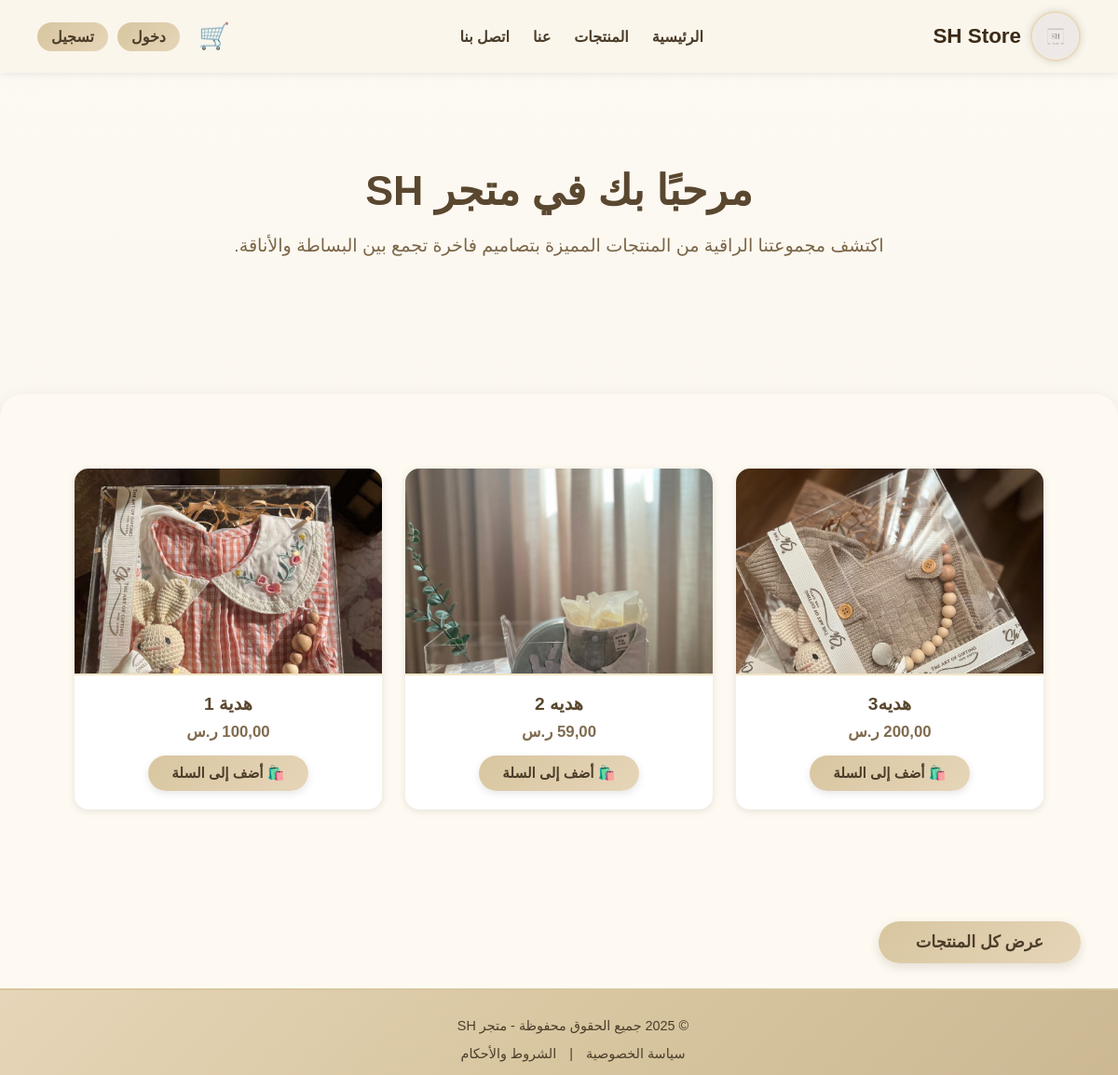
Page /store/ on the earlier database version.
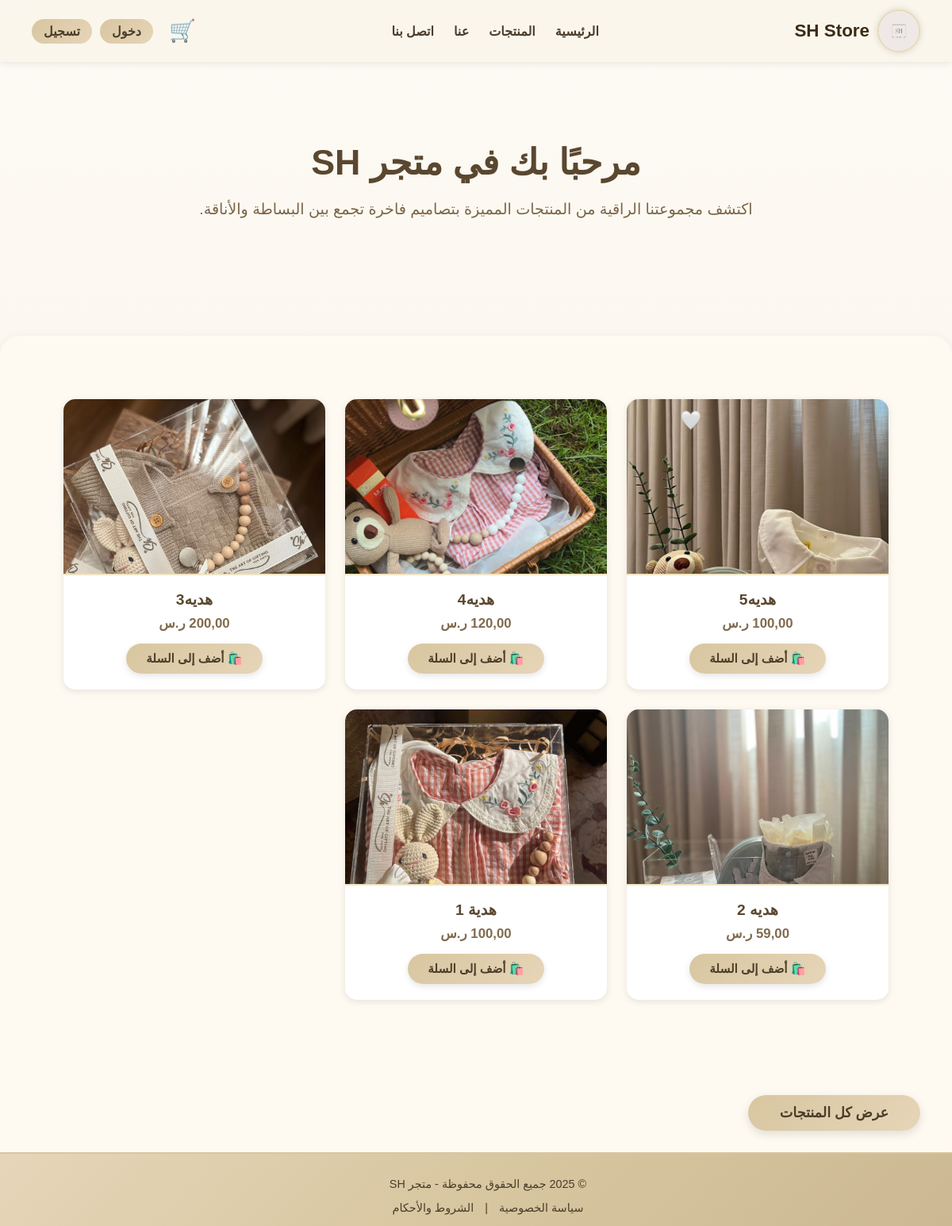
Same page on the later database version.
### store/models.py (models this page shows, shortened)
class Product(models.Model):
    category = models.ForeignKey(
        Category,
        on_delete=models.SET_NULL,
        null=True,
        related_name='products',
        verbose_name=_("التصنيف")
    )
    name = models.CharField(max_length=150, verbose_name=_("اسم المنتج"))
    description = models.TextField(blank=True, null=True, verbose_name=_("الوصف"))
    price = models.DecimalField(max_digits=10, decimal_places=2, verbose_name=_("السعر"))
    stock = models.PositiveIntegerField(default=0, verbose_name=_("الكمية المتوفرة"))
    image = models.ImageField(upload_to='products/', blank=True, null=True, verbose_name=_("صورة المنتج"))
    created_at = models.DateTimeField(auto_now_add=True, verbose_name=_("تاريخ الإضافة"))
    class Meta:
        verbose_name = _("منتج")
        verbose_name_plural = _("المنتجات")
        ordering = ['-created_at']

### store/views.py (the view)
# urls.py: path('', views.product_list, name='product_list'),
def product_list(request):
    categories = Category.objects.all().order_by('name')
    products = Product.objects.all().order_by('-created_at')
    if not products.exists():
        messages.info(request, "لا توجد منتجات حالياً في المتجر 🛒")
    context = {
        "products": products,
        "categories": categories,
        "selected_category": None,
    }
    return render(request, "store-templates/product_list.html", context)

### templates/store-templates/product_list.html (shortened to what this page needs)
<!DOCTYPE html>
<html lang="ar" dir="rtl">
<head>
</head>
<body>
    {% include 'header.html' %}
    <main>
        <h1>مرحبًا بك في متجر SH</h1>
        <p>
            اكتشف مجموعتنا الراقية من المنتجات المميزة بتصاميم فاخرة تجمع بين البساطة والأناقة.
        </p>
    </main>
    <section class="products-section">
        {% include 'store-templates/_products.html' with products=products categories=categories selected_category=selected_category %}
        <a href="{% url 'store:product_list' %}" class="view-all">عرض كل المنتجات</a>
    </section>
    {% include 'footer.html' %}
</body>
</html>

### templates/header.html (shortened to what this page needs)
<!DOCTYPE html>
<html lang="ar" dir="rtl">
<head>
    {% load static %}
</head>
<body>
    <header id="main-header">
        <a href="{% url 'core:home' %}" class="logo">
            <img src="{% static 'images/1600w-_269k5J7vi8.jpg' %}" alt="شعار المتجر">
            <span>SH Store</span>
        </a>
        <nav>
            <a href="{% url 'core:home' %}">الرئيسية</a>
            <a href="{% url 'store:product_list' %}">المنتجات</a>
            <a href="{% url 'core:about' %}">عنا</a>
            <a href="{% url 'core:contact' %}">اتصل بنا</a>
        </nav>
        <div class="right-side">
            <a href="{% url 'store:cart_detail' %}" class="cart-icon" title="عرض السلة">
                🛒
            </a>
            <div class="user-info">
                {% if request.user.is_authenticated %}
                    <span>مرحبًا {{ request.user.username }} 👋</span>
                    <a href="{% url 'accounts:logout' %}" class="logout-btn">خروج</a>
                {% else %}
                    <a href="{% url 'accounts:login' %}" class="logout-btn">دخول</a>
                    <a href="{% url 'accounts:register' %}" class="logout-btn">تسجيل</a>
                {% endif %}
            </div>
        </div>
    </header>
</body>
</html>

### templates/store-templates/_products.html (shortened to what this page needs)
<div class="products">
    {% for product in products %}
        <div class="product-card">
            {% if product.image %}
                <img src="{{ product.image.url }}" alt="{{ product.name }}">
            {% else %}
                <img src="/static/images/default-product.jpg" alt="منتج">
            {% endif %}
            <h3>{{ product.name }}</h3>
            <p>{{ product.price }} ر.س</p>
            <form action="{% url 'store:add_to_cart' product.id %}" method="post">
                <button type="submit" class="add-cart-btn">🛍️ أضف إلى السلة</button>
            </form>
        </div>
    {% empty %}
        <p class="no-products">لا توجد منتجات حالياً.</p>
    {% endfor %}
</div>

### templates/footer.html (shortened to what this page needs)
<!DOCTYPE html>
<html lang="ar" dir="rtl">
<head>
</head>
<body>
    <footer>
        <p>© 2025 جميع الحقوق محفوظة - متجر SH</p>
        <div>
            <a href="#">سياسة الخصوصية</a> |
            <a href="#">الشروط والأحكام</a>
        </div>
    </footer>
</body>
</html>

### templates/store-templates/product_list.html (style rules this page uses)
body { margin: 0; background: linear-gradient(180deg, #fdfaf4 0%, #f8f3e7 100%); font-family: 'Cairo', sans-serif; color: #3f2f1b; overflow-x: hidden; transition: background 0.3s ease; }
body::before { content: ""; position: fixed; width: 220px; height: 220px; background: radial-gradient(circle, rgba(255, 255, 255, 0.35), transparent 70%); top: var(--y, 0); left: var(--x, 0); transform: translate(-50%, -50%); pointer-events: none; z-index: 0; transition: opacity 0.3s ease; }
main { padding: 70px 40px 50px; text-align: center; position: relative; z-index: 2; }
main h1 { font-size: 2.8em; color: #5a472f; margin-bottom: 15px; }
main p { font-size: 1.2em; line-height: 1.9; color: #7a6547; max-width: 700px; margin: 0 auto 40px; }
section.products-section { margin: 50px auto; max-width: 1200px; background: #fffaf1; padding: 50px 40px; border-radius: 25px; box-shadow: 0 4px 15px rgba(0, 0, 0, 0.07); position: relative; z-index: 2; }
.products { display: grid; grid-template-columns: repeat(auto-fill, minmax(260px, 1fr)); gap: 25px; }
.product-card { background: #ffffff; border-radius: 18px; overflow: hidden; box-shadow: 0 2px 10px rgba(0, 0, 0, 0.08); transition: transform 0.3s ease, box-shadow 0.3s ease; position: relative; }
.product-card img { width: 100%; height: 220px; object-fit: cover; border-bottom: 2px solid #e8d6b5; }
.product-card h3 { margin: 15px 0 8px; font-size: 1.2em; color: #4b3d2a; }
.product-card p { color: #7b684d; margin-bottom: 15px; font-size: 0.95em; }
.view-all { display: inline-block; margin-top: 40px; padding: 12px 40px; background: linear-gradient(135deg, #d8c6a0, #e6d5b8); border-radius: 30px; color: #4b3d2a; text-decoration: none; font-weight: bold; font-size: 1.1em; transition: all 0.4s ease; box-shadow: 0 4px 12px rgba(0, 0, 0, 0.12); }

### templates/header.html (style rules this page uses)
header { background: rgba(250, 245, 235, 0.9); backdrop-filter: blur(8px); color: #4b3d2a; padding: 12px 40px; display: flex; justify-content: space-between; align-items: center; position: sticky; top: 0; z-index: 1000; transition: all 0.3s ease; box-shadow: 0 2px 8px rgba(0, 0, 0, 0.08); font-family: 'Cairo', sans-serif; }
.logo { display: flex; align-items: center; gap: 10px; text-decoration: none; color: #3b2b16; font-weight: bold; font-size: 1.4em; transition: transform 0.25s ease; }
.logo img { width: 50px; height: 50px; border-radius: 50%; object-fit: cover; border: 2px solid #e8d8b6; box-shadow: 0 0 8px rgba(0, 0, 0, 0.15); transition: transform 0.25s ease, box-shadow 0.25s ease; }
nav { display: flex; gap: 25px; }
nav a { color: #4b3d2a; text-decoration: none; font-weight: 600; font-size: 1em; transition: color 0.3s, transform 0.2s; position: relative; }
nav a::after { content: ""; position: absolute; bottom: -4px; right: 0; width: 0%; height: 2px; background: #bca36d; transition: width 0.3s ease; }
.logout-btn { background: linear-gradient(135deg, #d8c6a0, #e6d5b8); border: none; border-radius: 25px; padding: 6px 15px; cursor: pointer; font-family: 'Cairo', sans-serif; font-weight: bold; color: #4b3d2a; text-decoration: none; transition: all 0.3s ease; }
.cart-icon { position: relative; font-size: 1.7em; text-decoration: none; color: #4b3d2a; transition: transform 0.2s ease; }
.right-side { display: flex; align-items: center; gap: 20px; }
.user-info { display: flex; align-items: center; gap: 10px; font-weight: bold; }

### templates/store-templates/_products.html (style rules this page uses)
.products { display: grid; grid-template-columns: repeat(auto-fill, minmax(250px, 1fr)); gap: 25px; padding: 30px 40px 80px; }
.product-card { background: #fff; border-radius: 15px; box-shadow: 0 2px 8px rgba(0,0,0,0.1); overflow: hidden; transition: transform 0.3s ease, box-shadow 0.3s ease; text-align: center; padding-bottom: 20px; position: relative; }
.product-card img { width: 100%; height: 220px; object-fit: cover; border-bottom: 2px solid #f0e4c3; }
.product-card h3 { margin: 15px 0 8px; font-size: 1.2em; color: #5a472f; }
.product-card p { margin: 0; color: #806b4e; font-size: 1.05em; font-weight: bold; }
.add-cart-btn { margin-top: 15px; background: linear-gradient(135deg, #d8c6a0, #e6d5b8); border: none; padding: 10px 25px; border-radius: 25px; color: #4b3d2a; font-family: 'Cairo', sans-serif; font-weight: bold; font-size: 0.95em; cursor: pointer; transition: all 0.3s ease; box-shadow: 0 3px 8px rgba(0, 0, 0, 0.1); }

Differences in the rows shown:
added Product: image (picture), name "هديه5", price "100,00"
added Product: image (picture), name "هديه4", price "120,00"
